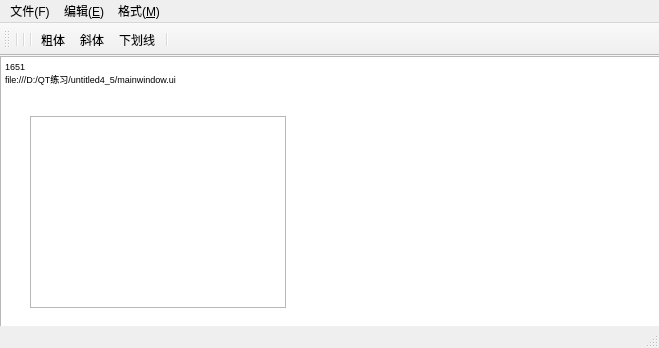
<?xml version="1.0" encoding="UTF-8"?>
<ui version="4.0">
 <class>MainWindow</class>
 <widget class="QMainWindow" name="MainWindow">
  <property name="geometry">
   <rect>
    <x>0</x>
    <y>0</y>
    <width>659</width>
    <height>348</height>
   </rect>
  </property>
  <property name="windowTitle">
   <string>窗口</string>
  </property>
  <widget class="QWidget" name="centralwidget">
   <widget class="QPlainTextEdit" name="plainTextEdit">
    <property name="geometry">
     <rect>
      <x>0</x>
      <y>0</y>
      <width>661</width>
      <height>281</height>
     </rect>
    </property>
    <property name="font">
     <font>
      <pointsize>7</pointsize>
      <italic>false</italic>
      <bold>false</bold>
      <underline>false</underline>
      <strikeout>false</strikeout>
     </font>
    </property>
    <property name="plainText">
     <string>1651
file:///D:/QT练习/untitled4_5/mainwindow.ui</string>
    </property>
   </widget>
   <widget class="QListView" name="listView">
    <property name="geometry">
     <rect>
      <x>30</x>
      <y>60</y>
      <width>256</width>
      <height>192</height>
     </rect>
    </property>
   </widget>
  </widget>
  <widget class="QMenuBar" name="menubar">
   <property name="geometry">
    <rect>
     <x>0</x>
     <y>0</y>
     <width>659</width>
     <height>18</height>
    </rect>
   </property>
   <widget class="QMenu" name="menu">
    <property name="title">
     <string>文件(F)</string>
    </property>
    <addaction name="separator"/>
    <addaction name="新建文件"/>
    <addaction name="separator"/>
    <addaction name="打开"/>
    <addaction name="separator"/>
    <addaction name="保存"/>
    <addaction name="separator"/>
    <addaction name="gb"/>
   </widget>
   <widget class="QMenu" name="menu_E">
    <property name="title">
     <string>编辑(&amp;E)</string>
    </property>
    <addaction name="剪切"/>
    <addaction name="复制文字"/>
    <addaction name="贴贴"/>
    <addaction name="separator"/>
    <addaction name="测回"/>
    <addaction name="反回"/>
    <addaction name="separator"/>
    <addaction name="全选"/>
    <addaction name="清空"/>
   </widget>
   <widget class="QMenu" name="menu_M">
    <property name="title">
     <string>格式(&amp;M)</string>
    </property>
    <widget class="QMenu" name="menu_3">
     <property name="title">
      <string>界面语音</string>
     </property>
     <addaction name="cn"/>
     <addaction name="english"/>
    </widget>
    <addaction name="zuti"/>
    <addaction name="xt"/>
    <addaction name="xhx"/>
    <addaction name="separator"/>
    <addaction name="xsanwz"/>
    <addaction name="menu_3"/>
   </widget>
   <addaction name="menu"/>
   <addaction name="menu_E"/>
   <addaction name="menu_M"/>
  </widget>
  <widget class="QToolBar" name="toolBar">
   <property name="windowTitle">
    <string>toolBar</string>
   </property>
   <attribute name="toolBarArea">
    <enum>TopToolBarArea</enum>
   </attribute>
   <attribute name="toolBarBreak">
    <bool>false</bool>
   </attribute>
   <addaction name="新建文件"/>
   <addaction name="打开"/>
   <addaction name="保存"/>
   <addaction name="separator"/>
   <addaction name="剪切"/>
   <addaction name="复制文字"/>
   <addaction name="贴贴"/>
   <addaction name="separator"/>
   <addaction name="测回"/>
   <addaction name="反回"/>
   <addaction name="separator"/>
   <addaction name="zuti"/>
   <addaction name="xt"/>
   <addaction name="xhx"/>
   <addaction name="separator"/>
  </widget>
  <widget class="QStatusBar" name="statusBar"/>
  <action name="复制文字">
   <property name="icon">
    <iconset theme="QIcon::ThemeIcon::EditPaste"/>
   </property>
   <property name="text">
    <string>复制</string>
   </property>
   <property name="shortcut">
    <string>Ctrl+C</string>
   </property>
   <property name="menuRole">
    <enum>QAction::MenuRole::NoRole</enum>
   </property>
  </action>
  <action name="新建文件">
   <property name="icon">
    <iconset theme="QIcon::ThemeIcon::DocumentPageSetup"/>
   </property>
   <property name="text">
    <string>新建</string>
   </property>
   <property name="menuRole">
    <enum>QAction::MenuRole::NoRole</enum>
   </property>
  </action>
  <action name="打开">
   <property name="enabled">
    <bool>true</bool>
   </property>
   <property name="icon">
    <iconset theme="QIcon::ThemeIcon::FolderNew"/>
   </property>
   <property name="text">
    <string>打开</string>
   </property>
   <property name="toolTip">
    <string>打开文件</string>
   </property>
   <property name="menuRole">
    <enum>QAction::MenuRole::NoRole</enum>
   </property>
  </action>
  <action name="保存">
   <property name="icon">
    <iconset theme="QIcon::ThemeIcon::DocumentSave"/>
   </property>
   <property name="text">
    <string>保存</string>
   </property>
   <property name="toolTip">
    <string>保存文件</string>
   </property>
   <property name="menuRole">
    <enum>QAction::MenuRole::NoRole</enum>
   </property>
  </action>
  <action name="gb">
   <property name="icon">
    <iconset theme="QIcon::ThemeIcon::SystemLogOut"/>
   </property>
   <property name="text">
    <string>关闭</string>
   </property>
   <property name="toolTip">
    <string>退出程序</string>
   </property>
   <property name="menuRole">
    <enum>QAction::MenuRole::NoRole</enum>
   </property>
  </action>
  <action name="剪切">
   <property name="checkable">
    <bool>false</bool>
   </property>
   <property name="checked">
    <bool>false</bool>
   </property>
   <property name="icon">
    <iconset theme="QIcon::ThemeIcon::EditCut"/>
   </property>
   <property name="text">
    <string>剪切</string>
   </property>
   <property name="toolTip">
    <string>移动文件</string>
   </property>
   <property name="shortcut">
    <string>Ctrl+V</string>
   </property>
   <property name="menuRole">
    <enum>QAction::MenuRole::NoRole</enum>
   </property>
  </action>
  <action name="贴贴">
   <property name="icon">
    <iconset theme="QIcon::ThemeIcon::EditCopy"/>
   </property>
   <property name="text">
    <string>贴贴</string>
   </property>
   <property name="toolTip">
    <string>把复制的文本复制到这个位置</string>
   </property>
   <property name="menuRole">
    <enum>QAction::MenuRole::NoRole</enum>
   </property>
  </action>
  <action name="测回">
   <property name="enabled">
    <bool>true</bool>
   </property>
   <property name="icon">
    <iconset theme="QIcon::ThemeIcon::DocumentRevert"/>
   </property>
   <property name="text">
    <string>测回</string>
   </property>
   <property name="toolTip">
    <string>在文本在会测回你上一次编写</string>
   </property>
   <property name="menuRole">
    <enum>QAction::MenuRole::NoRole</enum>
   </property>
  </action>
  <action name="反回">
   <property name="icon">
    <iconset theme="QIcon::ThemeIcon::EditRedo"/>
   </property>
   <property name="text">
    <string>反回</string>
   </property>
   <property name="toolTip">
    <string>反回</string>
   </property>
   <property name="menuRole">
    <enum>QAction::MenuRole::NoRole</enum>
   </property>
  </action>
  <action name="全选">
   <property name="text">
    <string>全选</string>
   </property>
   <property name="menuRole">
    <enum>QAction::MenuRole::NoRole</enum>
   </property>
  </action>
  <action name="清空">
   <property name="icon">
    <iconset resource="qrc.qrc">
     <normaloff>:/inder/212.bmp</normaloff>:/inder/212.bmp</iconset>
   </property>
   <property name="text">
    <string>清空</string>
   </property>
   <property name="toolTip">
    <string>清空全部文本</string>
   </property>
   <property name="menuRole">
    <enum>QAction::MenuRole::NoRole</enum>
   </property>
  </action>
  <action name="zuti">
   <property name="checkable">
    <bool>true</bool>
   </property>
   <property name="icon">
    <iconset theme="QIcon::ThemeIcon::FormatTextBold"/>
   </property>
   <property name="text">
    <string>粗体</string>
   </property>
   <property name="toolTip">
    <string>文本的文字会变粗</string>
   </property>
   <property name="menuRole">
    <enum>QAction::MenuRole::NoRole</enum>
   </property>
  </action>
  <action name="xt">
   <property name="checkable">
    <bool>true</bool>
   </property>
   <property name="icon">
    <iconset theme="QIcon::ThemeIcon::FormatTextItalic"/>
   </property>
   <property name="text">
    <string>斜体</string>
   </property>
   <property name="toolTip">
    <string>文本的文字会变斜</string>
   </property>
   <property name="menuRole">
    <enum>QAction::MenuRole::NoRole</enum>
   </property>
  </action>
  <action name="xhx">
   <property name="checkable">
    <bool>true</bool>
   </property>
   <property name="icon">
    <iconset theme="QIcon::ThemeIcon::FormatTextUnderline"/>
   </property>
   <property name="text">
    <string>下划线</string>
   </property>
   <property name="toolTip">
    <string>文本的文字下方会出现下划线</string>
   </property>
   <property name="menuRole">
    <enum>QAction::MenuRole::NoRole</enum>
   </property>
  </action>
  <action name="cn">
   <property name="checkable">
    <bool>true</bool>
   </property>
   <property name="checked">
    <bool>false</bool>
   </property>
   <property name="enabled">
    <bool>true</bool>
   </property>
   <property name="icon">
    <iconset resource="qrc.qrc">
     <normaloff>:/inder/780.jpg</normaloff>:/inder/780.jpg</iconset>
   </property>
   <property name="text">
    <string>中文</string>
   </property>
   <property name="menuRole">
    <enum>QAction::MenuRole::NoRole</enum>
   </property>
  </action>
  <action name="english">
   <property name="checkable">
    <bool>true</bool>
   </property>
   <property name="icon">
    <iconset resource="qrc.qrc">
     <normaloff>:/inder/OIP-C.webp</normaloff>:/inder/OIP-C.webp</iconset>
   </property>
   <property name="text">
    <string>english</string>
   </property>
   <property name="menuRole">
    <enum>QAction::MenuRole::NoRole</enum>
   </property>
  </action>
  <action name="xsanwz">
   <property name="text">
    <string>显示按钮文字</string>
   </property>
   <property name="toolTip">
    <string>显示按钮的意识</string>
   </property>
   <property name="menuRole">
    <enum>QAction::MenuRole::NoRole</enum>
   </property>
  </action>
 </widget>
 <resources>
  <include location="qrc.qrc"/>
 </resources>
 <connections>
  <connection>
   <sender>剪切</sender>
   <signal>triggered()</signal>
   <receiver>plainTextEdit</receiver>
   <slot>cut()</slot>
   <hints>
    <hint type="sourcelabel">
     <x>-1</x>
     <y>-1</y>
    </hint>
    <hint type="destinationlabel">
     <x>325</x>
     <y>184</y>
    </hint>
   </hints>
  </connection>
  <connection>
   <sender>反回</sender>
   <signal>triggered()</signal>
   <receiver>plainTextEdit</receiver>
   <slot>redo()</slot>
   <hints>
    <hint type="sourcelabel">
     <x>-1</x>
     <y>-1</y>
    </hint>
    <hint type="destinationlabel">
     <x>325</x>
     <y>184</y>
    </hint>
   </hints>
  </connection>
  <connection>
   <sender>测回</sender>
   <signal>triggered()</signal>
   <receiver>plainTextEdit</receiver>
   <slot>undo()</slot>
   <hints>
    <hint type="sourcelabel">
     <x>-1</x>
     <y>-1</y>
    </hint>
    <hint type="destinationlabel">
     <x>325</x>
     <y>184</y>
    </hint>
   </hints>
  </connection>
  <connection>
   <sender>贴贴</sender>
   <signal>triggered()</signal>
   <receiver>plainTextEdit</receiver>
   <slot>paste()</slot>
   <hints>
    <hint type="sourcelabel">
     <x>-1</x>
     <y>-1</y>
    </hint>
    <hint type="destinationlabel">
     <x>325</x>
     <y>184</y>
    </hint>
   </hints>
  </connection>
  <connection>
   <sender>复制文字</sender>
   <signal>triggered()</signal>
   <receiver>plainTextEdit</receiver>
   <slot>copy()</slot>
   <hints>
    <hint type="sourcelabel">
     <x>-1</x>
     <y>-1</y>
    </hint>
    <hint type="destinationlabel">
     <x>325</x>
     <y>184</y>
    </hint>
   </hints>
  </connection>
  <connection>
   <sender>清空</sender>
   <signal>triggered()</signal>
   <receiver>plainTextEdit</receiver>
   <slot>clear()</slot>
   <hints>
    <hint type="sourcelabel">
     <x>-1</x>
     <y>-1</y>
    </hint>
    <hint type="destinationlabel">
     <x>325</x>
     <y>184</y>
    </hint>
   </hints>
  </connection>
  <connection>
   <sender>全选</sender>
   <signal>triggered()</signal>
   <receiver>plainTextEdit</receiver>
   <slot>selectAll()</slot>
   <hints>
    <hint type="sourcelabel">
     <x>-1</x>
     <y>-1</y>
    </hint>
    <hint type="destinationlabel">
     <x>325</x>
     <y>184</y>
    </hint>
   </hints>
  </connection>
  <connection>
   <sender>gb</sender>
   <signal>triggered()</signal>
   <receiver>MainWindow</receiver>
   <slot>close()</slot>
   <hints>
    <hint type="sourcelabel">
     <x>-1</x>
     <y>-1</y>
    </hint>
    <hint type="destinationlabel">
     <x>322</x>
     <y>173</y>
    </hint>
   </hints>
  </connection>
 </connections>
</ui>
